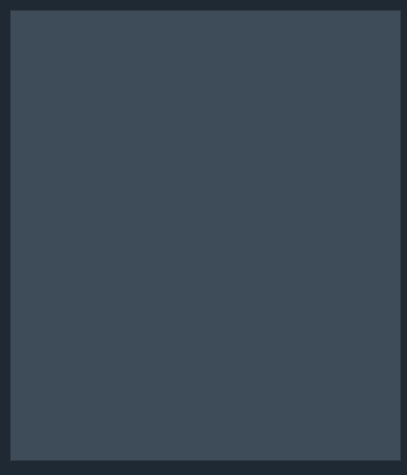
<?xml version="1.0" encoding="UTF-8"?>
<ui version="4.0">
 <class>DecryptedWindow</class>
 <widget class="QWidget" name="DecryptedWindow">
  <property name="geometry">
   <rect>
    <x>0</x>
    <y>0</y>
    <width>407</width>
    <height>475</height>
   </rect>
  </property>
  <property name="windowTitle">
   <string>Decrypted Text</string>
  </property>
  <property name="windowIcon">
   <iconset>
    <normaloff>icons/decrypted_window_icon.png</normaloff>icons/decrypted_window_icon.png</iconset>
  </property>
  <property name="styleSheet">
   <string notr="true">background-color: #1F2933;</string>
  </property>
  <widget class="QTextBrowser" name="textBrowser">
   <property name="geometry">
    <rect>
     <x>10</x>
     <y>10</y>
     <width>391</width>
     <height>451</height>
    </rect>
   </property>
   <property name="styleSheet">
    <string notr="true">background-color: #3E4C59;
font: 12pt &quot;Calibri&quot;;
color: white;</string>
   </property>
   <property name="html">
    <string>&lt;!DOCTYPE HTML PUBLIC &quot;-//W3C//DTD HTML 4.0//EN&quot; &quot;http://www.w3.org/TR/REC-html40/strict.dtd&quot;&gt;
&lt;html&gt;&lt;head&gt;&lt;meta name=&quot;qrichtext&quot; content=&quot;1&quot; /&gt;&lt;style type=&quot;text/css&quot;&gt;
p, li { white-space: pre-wrap; }
&lt;/style&gt;&lt;/head&gt;&lt;body style=&quot; font-family:'Calibri'; font-size:12pt; font-weight:400; font-style:normal;&quot;&gt;
&lt;p style=&quot;-qt-paragraph-type:empty; margin-top:0px; margin-bottom:0px; margin-left:0px; margin-right:0px; -qt-block-indent:0; text-indent:0px;&quot;&gt;&lt;br /&gt;&lt;/p&gt;&lt;/body&gt;&lt;/html&gt;</string>
   </property>
   <property name="acceptRichText">
    <bool>false</bool>
   </property>
  </widget>
 </widget>
 <resources/>
 <connections/>
</ui>
